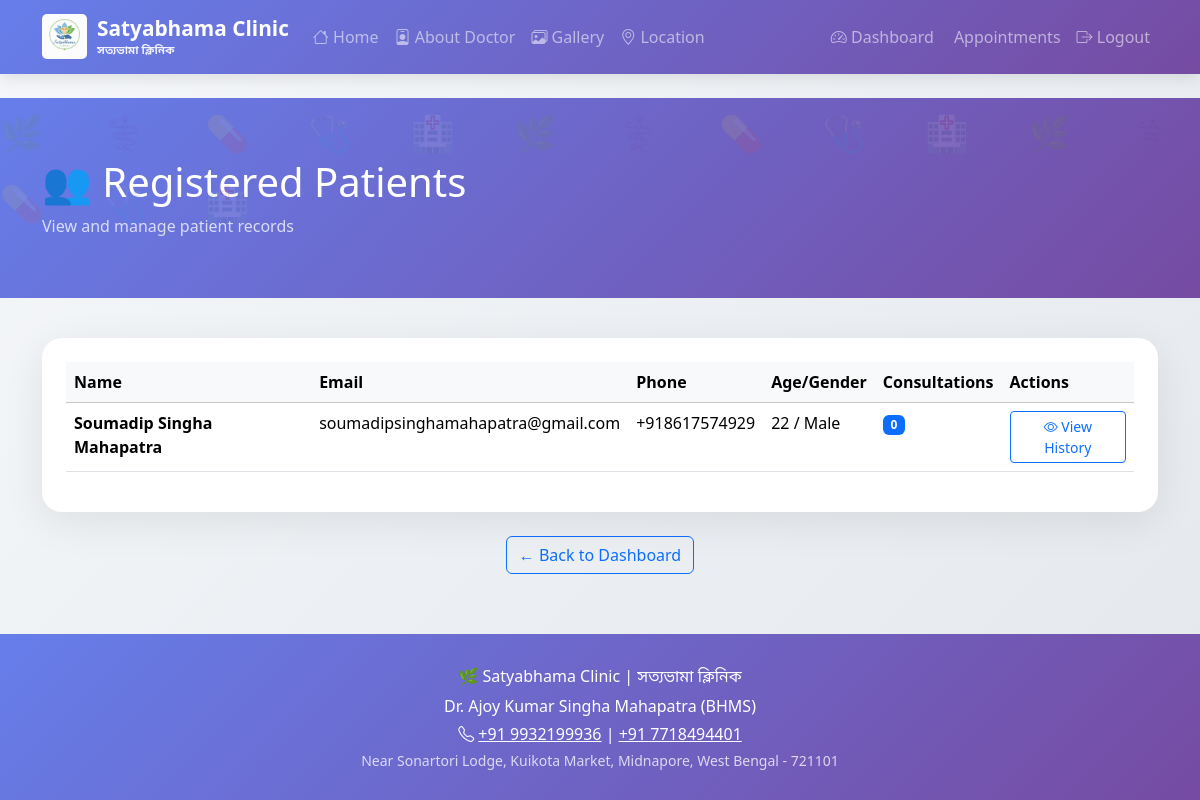
Page /doctor/patients (signed in) on the committed database.
### tables this page shows
CREATE TABLE users (
                id INTEGER PRIMARY KEY AUTOINCREMENT,
                name TEXT NOT NULL,
                email TEXT UNIQUE NOT NULL,
                password TEXT NOT NULL,
                phone TEXT,
                age INTEGER,
                gender TEXT,
                role TEXT DEFAULT 'patient',
                doctor_notes TEXT,
                notes_updated TIMESTAMP,
                created_at TIMESTAMP DEFAULT CURRENT_TIMESTAMP
            );

### app/main.py (the view)
@app.route("/doctor/patients")
def doctor_patients():
    if "user" not in session or session["user"]["role"] != "doctor":
        flash("Please login as doctor", "warning")
        return redirect(url_for("doctor_login"))
    patients = load_all_patients()
    all_consultations = load_consultations()
    for p in patients:
        p["consultation_count"] = len([c for c in all_consultations if c.get("patient_email") == p["email"]])
    return render_template("doctor/patients.html", patients=patients)

### app/database_local.py (called while the page is built)
def get_db_connection():
    try:
        conn = sqlite3.connect(DB_FILE)
        conn.row_factory = sqlite3.Row
        return conn
    except Exception as e:
        print(f"Database connection error: {e}")
        return None

def load_all_patients():
    conn = get_db_connection()
    if not conn:
        return []
    try:
        cur = conn.cursor()
        cur.execute("SELECT * FROM users WHERE role = 'patient' ORDER BY created_at DESC")
        return [dict(row) for row in cur.fetchall()]
    except Exception as e:
        print(f"Error: {e}")
        return []
    finally:
        conn.close()

def load_consultations():
    conn = get_db_connection()
    if not conn:
        return []
    try:
        cur = conn.cursor()
        cur.execute("SELECT * FROM consultations ORDER BY created_at DESC")
        consultations = []
        for row in cur.fetchall():
            c = dict(row)
            c['images'] = json.loads(c['images']) if isinstance(c['images'], str) else []
            consultations.append(c)
        return consultations
    except Exception as e:
        print(f"Error: {e}")
        return []
    finally:
        conn.close()

### app/main.py (called while the page is built)
@app.after_request
def add_security_headers(response):
    response.headers['Cache-Control'] = 'no-store, no-cache, must-revalidate'
    response.headers['X-Content-Type-Options'] = 'nosniff'
    response.headers['X-Frame-Options'] = 'SAMEORIGIN'
    return response

### app/templates/doctor/patients.html (shortened to what this page needs)
{% extends "base.html" %}
{% block content %}
<div class="medical-header">
    <div class="container">
        <h1>👥 Registered Patients</h1>
        <p class="mb-0 opacity-75">View and manage patient records</p>
    </div>
</div>
<div class="container">
    <div class="card p-4">
        <table class="table table-hover">
            <thead class="table-light">
                <tr>
                    <th>Name</th>
                    <th>Email</th>
                    <th>Phone</th>
                    <th>Age/Gender</th>
                    <th>Consultations</th>
                    <th>Actions</th>
                </tr>
            </thead>
            <tbody>
                {% for patient in patients %}
                <tr>
                    <td><strong>{{ patient.name }}</strong></td>
                    <td>{{ patient.email }}</td>
                    <td>{{ patient.phone }}</td>
                    <td>{{ patient.age }} / {{ patient.gender|capitalize }}</td>
                    <td><span class="badge bg-primary">{{ patient.consultation_count }}</span></td>
                    <td>
                        <a href="/doctor/patient/{{ patient.email }}" class="btn btn-sm btn-outline-primary">
                            <i class="bi bi-eye"></i> View History
                        </a>
                    </td>
                </tr>
                {% else %}
                <tr>
                    <td colspan="6" class="text-center text-muted py-5">No patients registered yet</td>
                </tr>
                {% endfor %}
            </tbody>
        </table>
    </div>
    <div class="text-center mt-4">
        <a href="/doctor/dashboard" class="btn btn-outline-primary">← Back to Dashboard</a>
    </div>
</div>
{% endblock %}

### app/templates/base.html (style rules this page uses)
:root { --primary-purple: #667eea; --secondary-purple: #764ba2; --accent-gold: #c9a227; }
body { font-family: 'Segoe UI', Tahoma, Geneva, Verdana, sans-serif; background: linear-gradient(135deg, #f5f7fa 0%, #e4e8ec 100%); min-height: 100vh; }
.card { border: none; border-radius: 20px; box-shadow: 0 10px 40px rgba(0,0,0,0.08); }
.medical-header { background: linear-gradient(135deg, var(--primary-purple) 0%, var(--secondary-purple) 100%); color: white; padding: 60px 0; margin-bottom: 40px; position: relative; overflow: hidden; }
.medical-header::before { content: "🌿 ⚕️ 💊 🩺 🏥 🌿 ⚕️ 💊 🩺 🏥 🌿 ⚕️ 💊 🩺 🏥"; position: absolute; top: 0; left: 0; right: 0; bottom: 0; font-size: 35px; opacity: 0.1; letter-spacing: 25px; line-height: 70px; pointer-events: none; }

### rows in the picture
users: name "Soumadip Singha Mahapatra", email "soumadipsinghamahapatra@gmail.com", phone "+918617574929", age "22", gender "Male", consultation_count "0"
